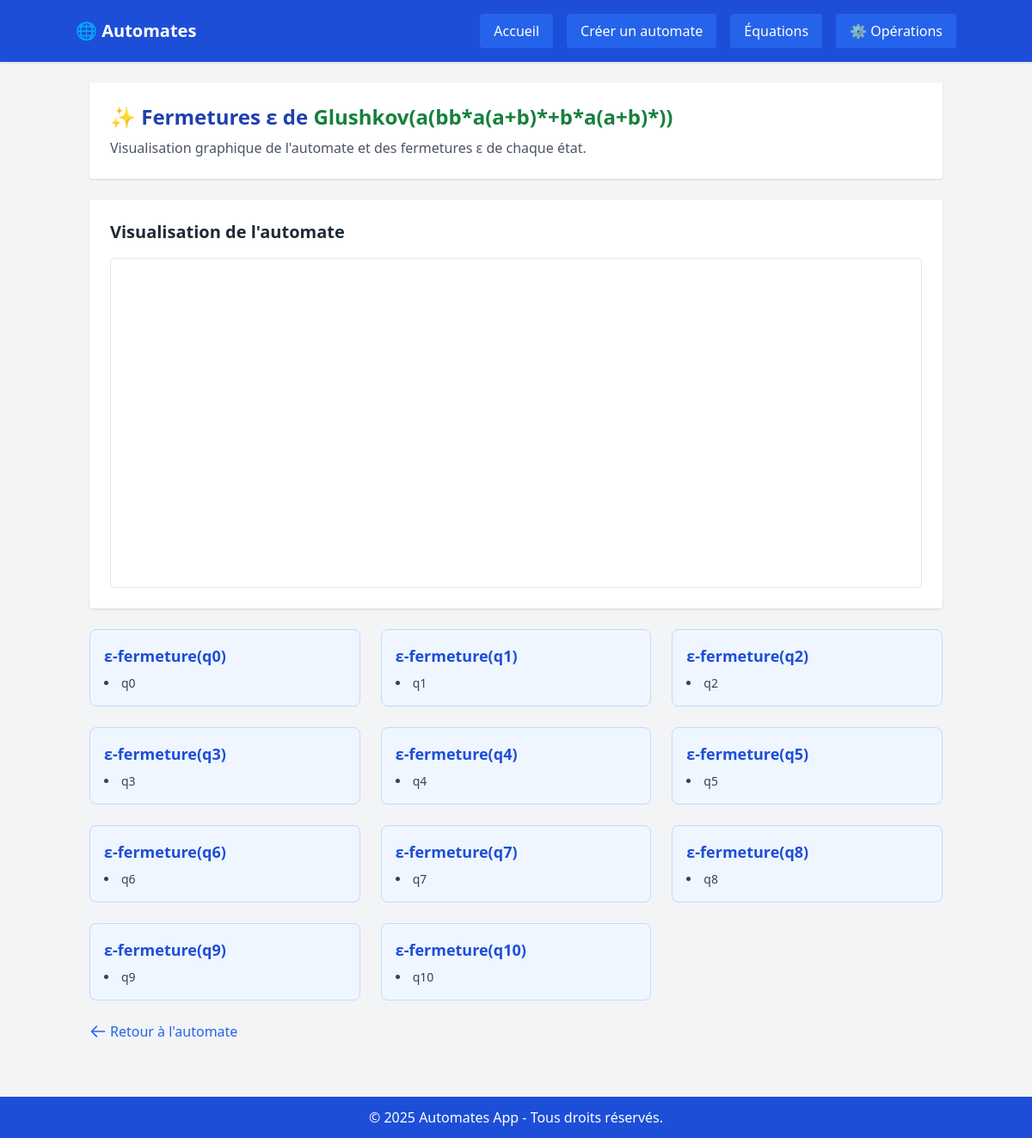
The app's page /automates/operation/Fermeture/217/ with its own data.
### Automates/models.py (models this page shows, shortened)
class Automate(models.Model):
    TYPE_CHOICES = [
        ('DFA', 'Deterministe'),
        ('NFA', 'Non Deterministe'),
        ('EFA', 'Epsilon-transitions'),
    ]
    nom = models.CharField(max_length=100)
    type = models.CharField(max_length=3, choices=TYPE_CHOICES, default='DFA')
    alphabet = models.CharField(max_length=100, help_text="Ex: a,b,c")

class Etat(models.Model):
    automate = models.ForeignKey(Automate, on_delete=models.CASCADE, related_name='etats')
    nom = models.CharField(max_length=50)
    est_initial = models.BooleanField(default=False)
    est_final = models.BooleanField(default=False)

### Automates/views.py (the view)
# urls.py: path('operation/Fermeture/<int:automate_id>/', views.epsilon_fermeture, name='Fermeture'),
def epsilon_fermeture(request, automate_id):
    automate = get_object_or_404(Automate, id=automate_id)
    fermetures = calculer_epsilon_fermetures(automate)
    context = {
        'automate': automate,
        'fermetures': fermetures
    }
    return render(request, 'automates/epsilon_fermetures.html', context)

### Automates/algorithmes.py (called while the page is built)
def calculer_epsilon_fermetures(automate):
    epsilon = 'ε'
    fermetures = {}
    epsilon_transitions = defaultdict(list)
    for t in automate.transitions.filter(symbole=epsilon):
        epsilon_transitions[t.source].append(t.cible)
    for etat in automate.etats.all():
        fermeture = set()
        pile = [etat]
        while pile:
            courant = pile.pop()
            if courant not in fermeture:
                fermeture.add(courant)
                pile.extend(epsilon_transitions.get(courant, []))
        fermetures[etat] = fermeture
    return fermetures

### Automates/templates/automates/epsilon_fermetures.html (shortened to what this page needs)
{% extends 'automates/base.html' %}
{% block content %}
<div class="max-w-6xl mx-auto space-y-6">
    <div class="bg-white p-6 rounded shadow">
        <h2 class="text-2xl font-bold text-blue-800 mb-2">
            ✨ Fermetures ε de <span class="text-green-700">{{ automate.nom }}</span>
        </h2>
        <p class="text-gray-600">Visualisation graphique de l'automate et des fermetures ε de chaque état.</p>
    </div>
    <div class="bg-white p-6 rounded shadow">
        <h3 class="text-xl font-semibold text-gray-800 mb-4">Visualisation de l'automate</h3>
        <div id="automate_graph" class="h-96 border rounded"></div>
    </div>
    <div class="grid grid-cols-1 md:grid-cols-2 lg:grid-cols-3 gap-6">
        {% for etat, fermeture in fermetures.items %}
        <div class="border border-blue-200 rounded-lg p-4 bg-blue-50">
            <h3 class="text-lg font-semibold text-blue-700 mb-2">
                ε-fermeture({{ etat.nom }})
            </h3>
            <ul class="list-disc list-inside text-sm text-gray-700 space-y-1">
                {% for e in fermeture %}
                    <li>{{ e.nom }}</li>
                {% endfor %}
            </ul>
        </div>
        {% endfor %}
    </div>
    <div class="flex justify-between items-center mt-6">
        <a href="{% url 'details_automate' automate.id %}" class="inline-flex items-center text-blue-600 hover:text-blue-800">
            <svg class="w-5 h-5 mr-1" fill="none" stroke="currentColor" viewBox="0 0 24 24">
                <path stroke-linecap="round" stroke-linejoin="round" stroke-width="2" d="M10 19l-7-7m0 0l7-7m-7 7h18" />
            </svg>
            Retour à l'automate
        </a>
    </div>
</div>
{% endblock %}

### records on screen
Automate: nom "Glushkov(a(bb*a(a+b)*+b*a(a+b)*))"
Etat: nom "q0"
Etat: nom "q1"
Etat: nom "q2"
Etat: nom "q3"
Etat: nom "q4"
Etat: nom "q5"
Etat: nom "q6"
Etat: nom "q7"
Etat: nom "q8"
Etat: nom "q9"
Etat: nom "q10"
